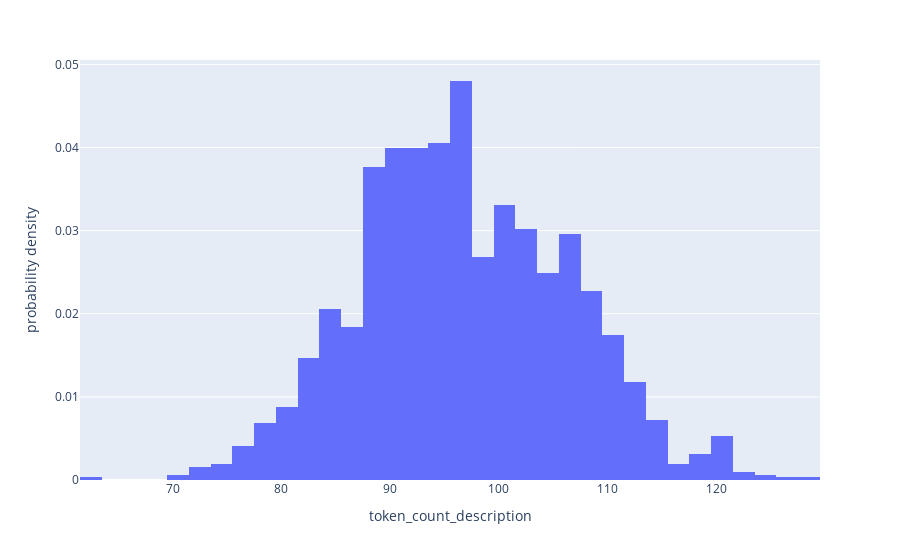

Write notebook code for a chart like this one.
### Code cell
import plotly.express as px

fig = px.histogram(
    data_frame=jobs, x="token_count_description",
    nbins=40,
    histnorm="probability density")

fig.show()

### Figure 1 — Plotly figure (JSON) as saved in the notebook; plotly's stock layout.template omitted (floating-point values rounded to 4 significant figures; data arrays with more than 128 entries replaced by an {"elided": "..."} marker saying what was removed)
{"data": [{"bingroup": "x", "histnorm": "probability density", "hovertemplate": "token_count_description=%{x}<br>probability density=%{y}<extra></extra>", "legendgroup": "", "marker": {"color": "#636efa", "pattern": {"shape": ""}}, "name": "", "nbinsx": 40, "orientation": "v", "showlegend": false, "type": "histogram", "x": {"elided": "1604 int values"}, "xaxis": "x", "yaxis": "y"}], "layout": {"barmode": "relative", "legend": {"tracegroupgap": 0}, "margin": {"t": 60}, "xaxis": {"anchor": "y", "domain": [0, 1], "title": {"text": "token_count_description"}}, "yaxis": {"anchor": "x", "domain": [0, 1], "title": {"text": "probability density"}}}}
